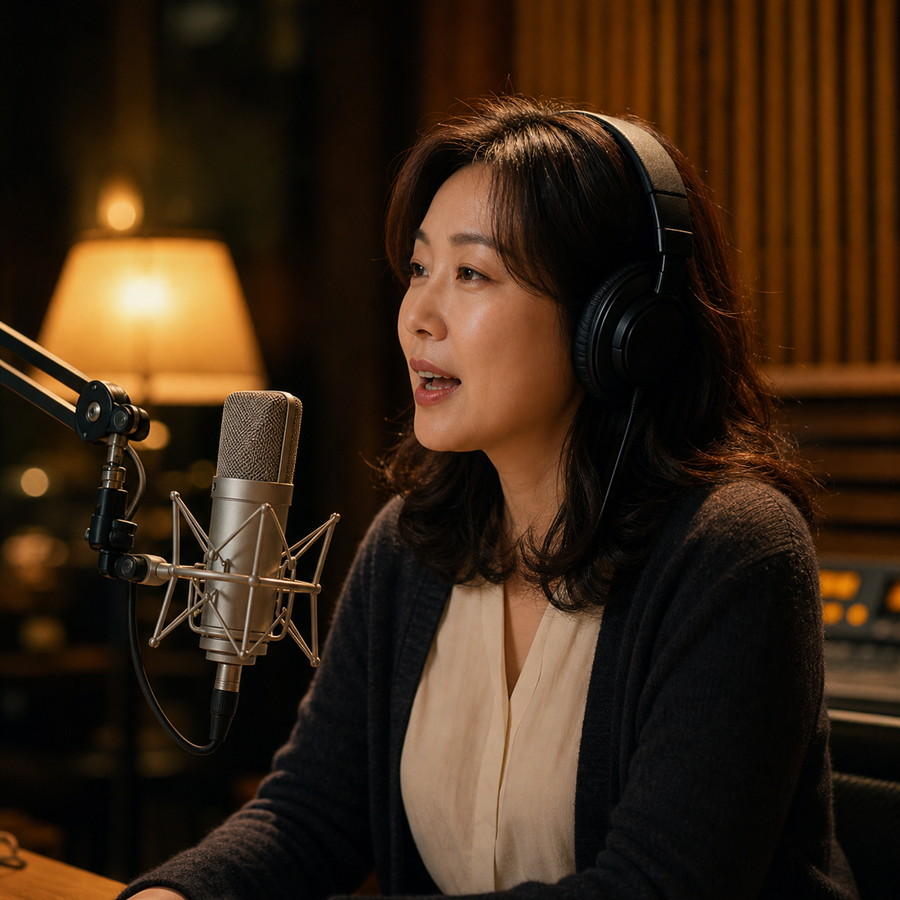
#> input picture assets/hosts/host_female.jpg, 900 x 900 px
$ python -i graphics.py   (imports and definitions only)
#> lines starting #> are read from the running program, lines starting #| are printed output that depends on the picture; after the words box and inside, x2 and y2 are one past the last pixel; in counts of white or black regions, pixels touching at a corner belong together
"""아바타·카드·썸네일·입자·배지 등 이미지 그래픽."""
from __future__ import annotations

import math
import random
import re
from pathlib import Path

import numpy as np
from PIL import Image, ImageDraw, ImageFilter, ImageFont

from .paths import CACHE_DIR, FONT_DIR

GOLD = (232, 190, 92)
CREAM = (247, 240, 226)
RED = (196, 42, 38)
ONAIR = (232, 64, 52)
GREEN = (124, 255, 107)
YELLOW = (255, 225, 77)

_FONT_CANDIDATES = [
    FONT_DIR / "GmarketSansBold.ttf",
    FONT_DIR / "NanumSquareRoundEB.ttf",
    Path("/System/Library/Fonts/AppleSDGothicNeo.ttc"),
    Path("/System/Library/Fonts/Supplemental/AppleGothic.ttf"),
]
_ROUND_CANDIDATES = [
    FONT_DIR / "NanumSquareRoundEB.ttf",
    FONT_DIR / "NanumSquareRoundB.ttf",
    FONT_DIR / "GmarketSansBold.ttf",
    Path("/System/Library/Fonts/AppleSDGothicNeo.ttc"),
]


# [5 lines left out: function font_path, not called in this run]


def font(size: int, round_style: bool = False) -> ImageFont.FreeTypeFont:
    return ImageFont.truetype(str(font_path(round_style)), max(8, int(size)))


# [22 lines left out: functions fit_font, text_outlined, not called in this run]


# ── 아바타 ────────────────────────────────────────────────────────────────
def _on_air_glow(S: int, alpha: int = 54, width_ratio: float = 0.036) -> Image.Image:
    """원형 테두리 바깥으로 번지는 은은한 붉은 ON-AIR 빛."""
    glow = Image.new("RGBA", (S, S), (0, 0, 0, 0))
    gd = ImageDraw.Draw(glow)
    gd.ellipse([S * 0.018, S * 0.018, S * 0.982, S * 0.982],
               outline=ONAIR + (max(0, min(255, alpha)),), width=max(2, int(S * width_ratio)))
    return glow.filter(ImageFilter.GaussianBlur(max(1.0, S * 0.016)))


# [68 lines left out: function make_avatar, not called in this run]


def avatar_from_photo(path: Path, size: int = 420, on_air: bool = True) -> Image.Image:
    """사진을 원형으로 잘라 금테(+ON-AIR 글로우)를 두른 진행자 아바타로."""
#> called with path = '../assets/hosts/host_female.jpg', size = 420, on_air = True
    ss = 2
    S = size * ss
    im = Image.open(path).convert("RGB")
#> im is the input picture: PIL image 900x900 RGB; mean R, G, B 56.3, 37.7, 21.4
    w, h = im.size
#> w = 900; h = 900
    s = min(w, h)
#> s = 900
    # 얼굴이 위쪽에 오도록 25% 지점 기준으로 크롭
    top = max(0, min(h - s, int((h - s) * 0.25)))
#> top = 0
    im = im.crop(((w - s) // 2, top, (w + s) // 2, top + s)).resize((S, S), Image.LANCZOS)
#> im: PIL image 840x840 RGB
    mask = Image.new("L", (S, S), 0)
#> mask: PIL image 840x840 L; every value is 0
    ImageDraw.Draw(mask).ellipse([0, 0, S, S], fill=255)
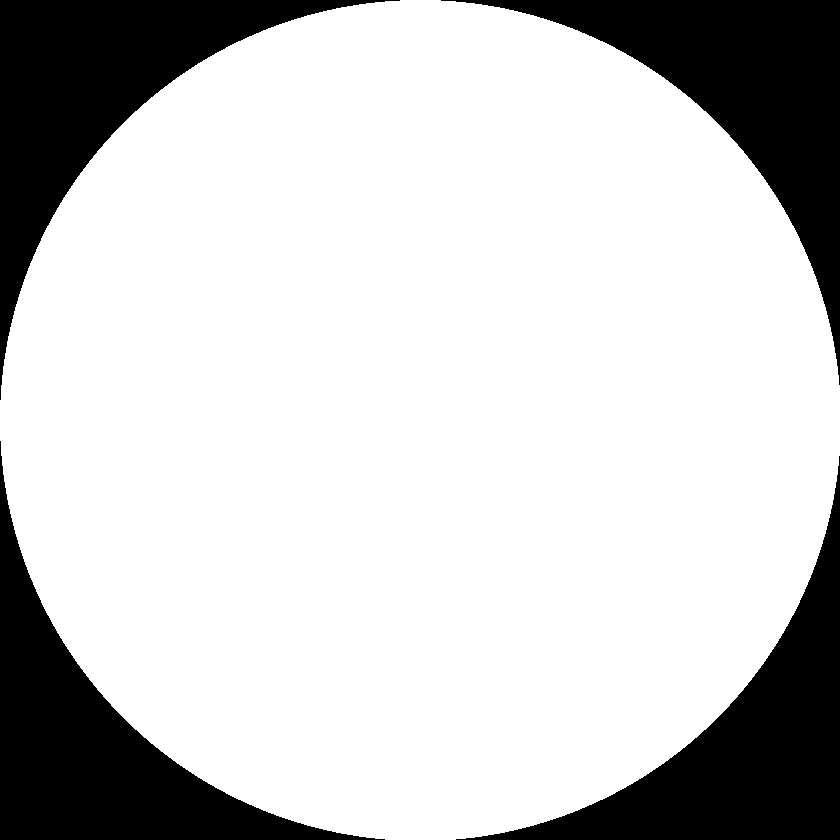
#> mask: PIL image 840x840 L; 78.7% white; 4 black regions, box (x1, y1, x2, y2) and area: (0, 0, 400, 400) 37973, (441, 0, 840, 385) 37573, (0, 441, 385, 840) 37573, (456, 456, 840, 840) 37174
    out = Image.new("RGBA", (S, S), (0, 0, 0, 0))
#> out: PIL image 840x840 RGBA; every value is 0
    out.paste(im, (0, 0), mask)
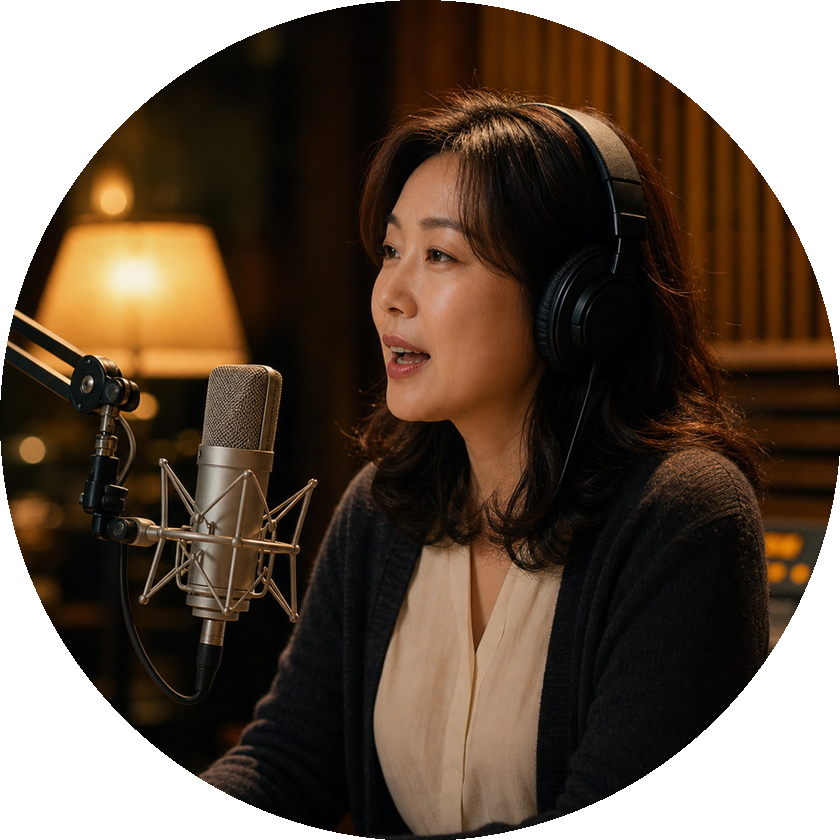
#> out: PIL image 840x840 RGBA; mean R, G, B, A 48.7, 33.3, 20, 200.7; transparent parts drawn white
    if on_air:
        out = Image.alpha_composite(out, _on_air_glow(S))
#> in _on_air_glow, `return glow.filter(ImageFilter.GaussianBlur(max(1.0, S * 0.016)))`:
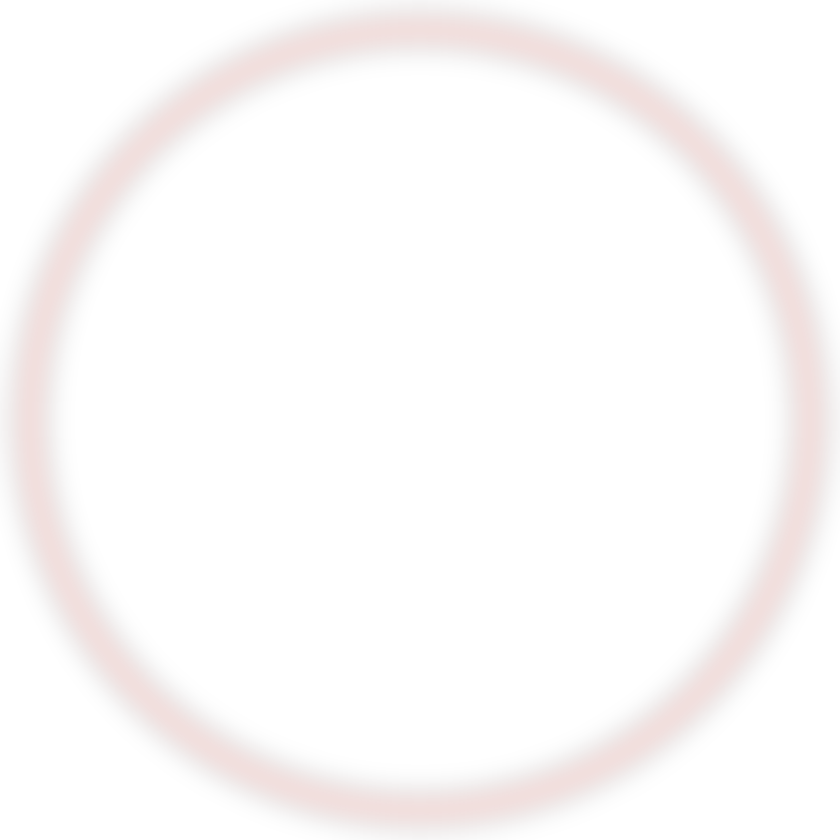
#> returned value: PIL image 840x840 RGBA; mean R, G, B, A 24, 6.6, 5.4, 5.6; transparent parts drawn white
    d = ImageDraw.Draw(out)
    d.ellipse([S * 0.018, S * 0.018, S * 0.982, S * 0.982], outline=GOLD + (240,),
              width=max(3, int(S * 0.011)))
    return out.resize((size, size), Image.LANCZOS)
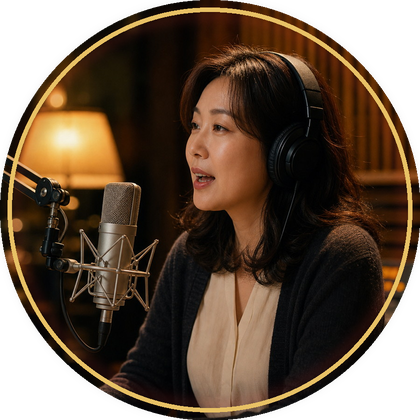
#> returned value: PIL image 420x420 RGBA; mean R, G, B, A 55.8, 38.5, 22.8, 200.3; transparent parts drawn white


# ── LIVE 배지 ─────────────────────────────────────────────────────────────
# [57 lines left out: functions live_badge, live_badge_frames, _hash01, not called in this run]


def _smooth(x: float) -> float:
    x = max(0.0, min(1.0, x))
    return x * x * (3.0 - 2.0 * x)


# 6초 한 주기 안에서 실제로 말하는 구간(초) — 대사 · 숨 고르기 · 대사 · 쉼 · 마무리
SPEECH_SPANS = ((0.18, 2.10), (2.86, 4.02), (4.62, 5.46))
SPEECH_SYLLABLES_PER_SEC = 4.4      # 한국어 낭독 속도에 맞춘 음절 리듬
NOD_BEATS = ((2.26, 0.58), (4.20, 0.50), (5.44, 0.46))   # 대본 보며 끄덕이는 순간(시작, 길이)
NOD_EDGE = 0.16                     # 끄덕임은 짧게 — 프레임이 겹쳐 보이지 않게


# [371 lines left out: functions _speech_openness, _nod_weight, _avatar_weights, _avatar_pose, avatar_motion_frames, particle_frames and 9 more, not called in this run]


def _wrap(text: str, width: int) -> list[str]:
    import textwrap
    return textwrap.wrap(text, width=width)[:6] or [text]


# [7 lines left out: function save, not called in this run]

>>> result = avatar_from_photo('../assets/hosts/host_female.jpg')

$ run again, on assets/hosts/host_male.jpg
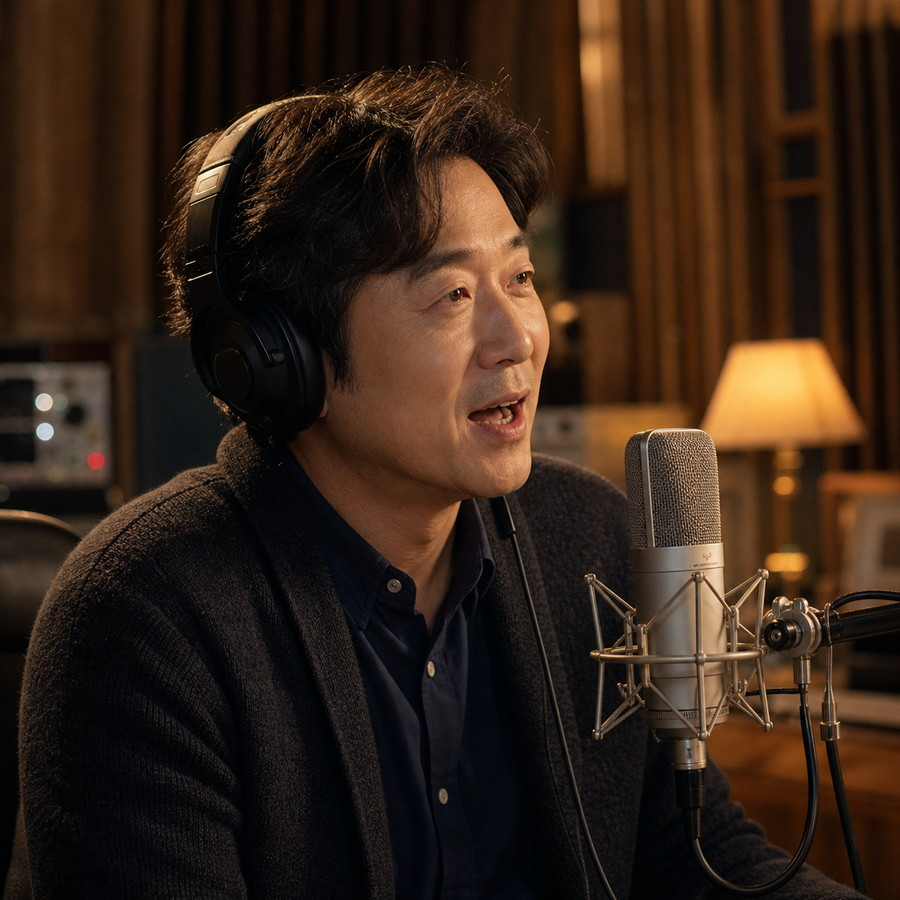
#> input picture assets/hosts/host_male.jpg, 900 x 900 px
#> in avatar_from_photo, im is the input picture: PIL image 900x900 RGB; mean R, G, B 52.3, 34.9, 23.3
#> im: PIL image 840x840 RGB
#> in avatar_from_photo, `out.paste(im, (0, 0), mask)`:
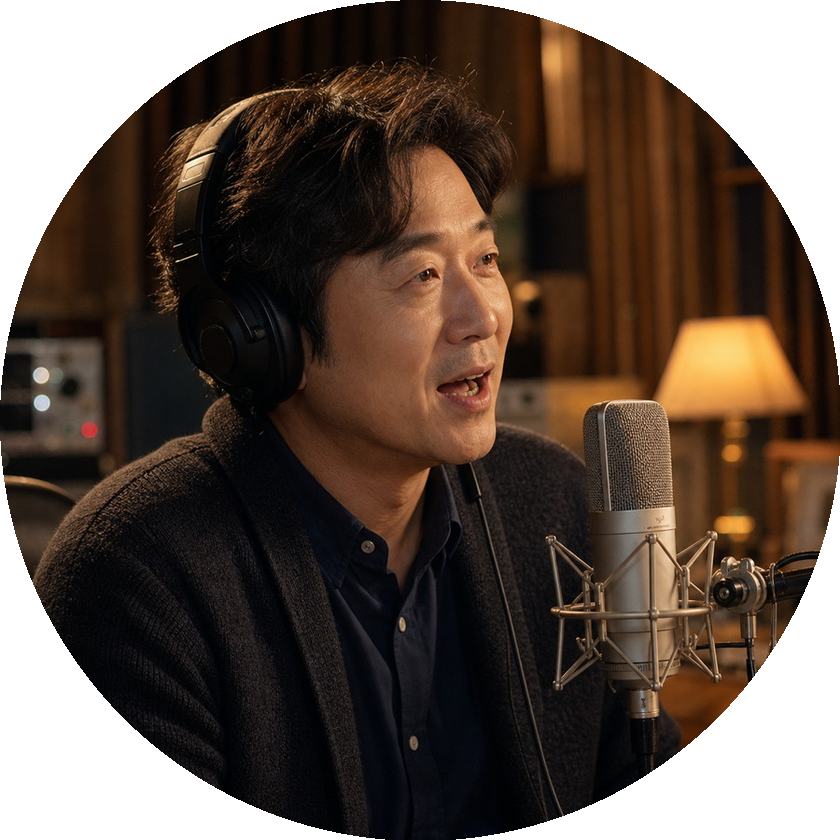
#> out: PIL image 840x840 RGBA; mean R, G, B, A 44.1, 30, 20.6, 200.7; transparent parts drawn white
#> in avatar_from_photo, `return out.resize((size, size), Image.LANCZOS)`:
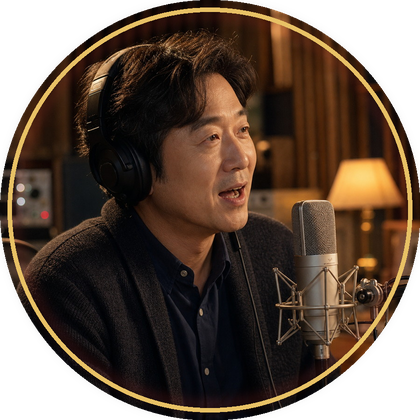
#> returned value: PIL image 420x420 RGBA; mean R, G, B, A 51.7, 35.4, 23.2, 200.3; transparent parts drawn white
